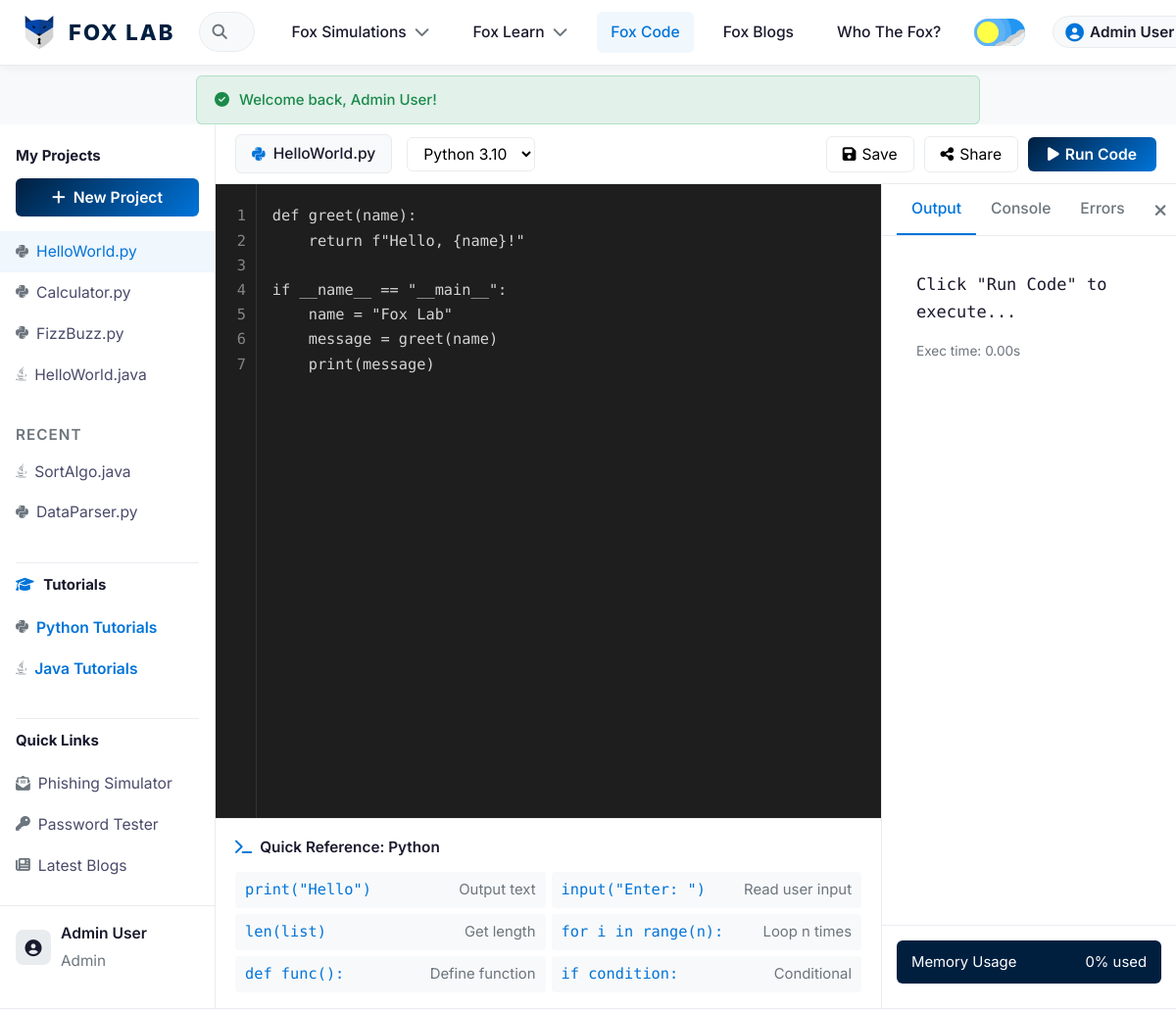
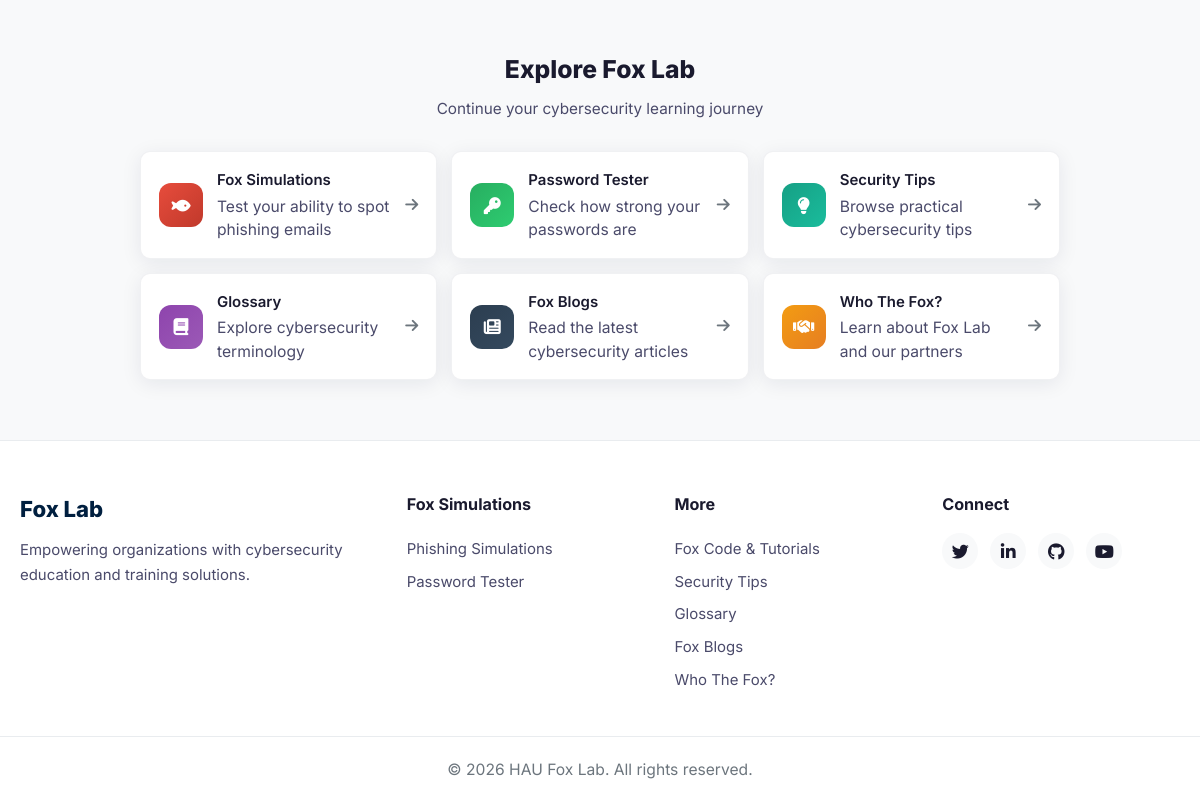
Page /pages/compiler.php (signed in) on the committed database (2 pictures, top to bottom).
### tables this page shows
CREATE TABLE IF NOT EXISTS users (
    id          INT AUTO_INCREMENT PRIMARY KEY,
    full_name   VARCHAR(200) NOT NULL,
    email       VARCHAR(255) NOT NULL UNIQUE,
    password    VARCHAR(255) NOT NULL,
    role        ENUM('student','admin') DEFAULT 'student',
    avatar_url  VARCHAR(500) DEFAULT NULL,
    created_at  TIMESTAMP DEFAULT CURRENT_TIMESTAMP,
    updated_at  TIMESTAMP DEFAULT CURRENT_TIMESTAMP ON UPDATE CURRENT_TIMESTAMP
);

CREATE TABLE IF NOT EXISTS projects (
    id          INT AUTO_INCREMENT PRIMARY KEY,
    user_id     INT DEFAULT NULL,
    filename    VARCHAR(255) NOT NULL,
    language    VARCHAR(50) DEFAULT 'python',
    language_id INT DEFAULT NULL,
    code        LONGTEXT,
    is_recent   TINYINT(1) DEFAULT 0,
    created_at  TIMESTAMP DEFAULT CURRENT_TIMESTAMP,
    updated_at  TIMESTAMP DEFAULT CURRENT_TIMESTAMP ON UPDATE CURRENT_TIMESTAMP,
    FOREIGN KEY (user_id) REFERENCES users(id) ON DELETE SET NULL
);

CREATE TABLE IF NOT EXISTS quick_refs (
    id            INT AUTO_INCREMENT PRIMARY KEY,
    lang_slug     VARCHAR(50) NOT NULL,
    language_id   INT DEFAULT NULL,
    command       VARCHAR(255) NOT NULL,
    description   VARCHAR(255) NOT NULL,
    display_order INT DEFAULT 0,
    FOREIGN KEY (language_id) REFERENCES languages(id) ON DELETE CASCADE
);

### config/db.php (called while the page is built, shortened)
<?php
function getDBConnection(): PDO {
    static $pdo = null;
    if ($pdo === null) {
        $dsn = "mysql:host=" . DB_HOST . ";dbname=" . DB_NAME . ";charset=" . DB_CHARSET;
        $options = [
            PDO::ATTR_ERRMODE            => PDO::ERRMODE_EXCEPTION,
            PDO::ATTR_DEFAULT_FETCH_MODE => PDO::FETCH_ASSOC,
            PDO::ATTR_EMULATE_PREPARES   => false,
        ];
        try {
            $pdo = new PDO($dsn, DB_USER, DB_PASS, $options);
        } catch (PDOException $e) {
            die("Database connection failed: " . $e->getMessage());
        }
    }
    return $pdo;
}
function e(?string $str): string {
    return htmlspecialchars($str ?? '', ENT_QUOTES, 'UTF-8');
}
function isLoggedIn(): bool {
    return isset($_SESSION['user_id']) && $_SESSION['user_id'] > 0;
}
function currentUser(): ?array {
    static $user = null;
    static $fetched = false;
    if (!$fetched) {
        $fetched = true;
        if (isLoggedIn()) {
            $pdo = getDBConnection();
            $stmt = $pdo->prepare("SELECT id, full_name, email, role, avatar_url, created_at FROM users WHERE id = :id LIMIT 1");
            $stmt->execute([':id' => $_SESSION['user_id']]);
            $result = $stmt->fetch();
            $user = $result ?: null;
        }
    }
    return $user;
}
function isAdmin(): bool {
    $user = currentUser();
    return $user !== null && ($user['role'] ?? '') === 'admin';
}
function getFlash(): ?array {
    if (isset($_SESSION['flash'])) {
        $flash = $_SESSION['flash'];
        return $flash;
    }
    return null;
}

### pages/compiler.php (the view, shortened to what this page needs)
<?php
require_once __DIR__ . '/../config/db.php';
$pdo = getDBConnection();
$user = currentUser();
$userId = $_SESSION['user_id'];
$stmtProjects = $pdo->prepare("SELECT id, filename, language, is_recent FROM projects WHERE user_id = :uid OR user_id IS NULL ORDER BY is_recent ASC, updated_at DESC");
$stmtProjects->execute([':uid' => $userId]);
$projects = $stmtProjects->fetchAll();
$currentProject = null;
if (isset($_GET['id'])) {
    $stmtCurrent = $pdo->prepare("SELECT * FROM projects WHERE id = :id AND (user_id = :uid OR user_id IS NULL) LIMIT 1");
    $stmtCurrent->execute([':id' => (int)$_GET['id'], ':uid' => $userId]);
    $currentProject = $stmtCurrent->fetch();
} elseif (!empty($projects)) {
    $stmtCurrent = $pdo->prepare("SELECT * FROM projects WHERE id = :id LIMIT 1");
    $stmtCurrent->execute([':id' => $projects[0]['id']]);
    $currentProject = $stmtCurrent->fetch();
}
$stmtLang = $pdo->query("SELECT slug, label, icon FROM languages ORDER BY id ASC");
$langRows = $stmtLang->fetchAll();
$langIcons = [];
$langVersions = [];
foreach ($langRows as $lr) {
    $langIcons[$lr['slug']] = $lr['icon'];
    $langVersions[$lr['slug']] = $lr['label'];
}
include __DIR__ . '/../includes/header.php';
?>
<div class="compiler-layout">
    <aside class="compiler-sidebar">
        <h3>My Projects</h3>
        <button class="new-project-btn" onclick="document.getElementById('newProjectModal').style.display='flex'">
            <i class="fas fa-plus"></i> New Project
        </button>
        <ul class="project-list">
            <?php
            $mainProjects = array_filter($projects, fn($p) => !$p['is_recent']);
            $recentProjects = array_filter($projects, fn($p) => $p['is_recent']);
            foreach ($mainProjects as $p):
                $icon = $langIcons[$p['language']] ?? 'fas fa-file-code';
                $isActive = ($currentProject && $currentProject['id'] == $p['id']);
            ?>
            <li class="<?php echo $isActive ? 'active' : ''; ?>" onclick="window.location='compiler.php?id=<?php echo $p['id']; ?>'">
                <i class="<?php echo $icon; ?>"></i>
                <?php echo e($p['filename']); ?>
            </li>
            <?php endforeach; ?>
        </ul>
        <?php if (!empty($recentProjects)): ?>
        <span class="sidebar-section-label">Recent</span>
        <ul class="project-list">
            <?php foreach ($recentProjects as $p):
                $icon = $langIcons[$p['language']] ?? 'fas fa-file-code';
            ?>
            <li onclick="window.location='compiler.php?id=<?php echo $p['id']; ?>'">
                <i class="<?php echo $icon; ?>"></i>
                <?php echo e($p['filename']); ?>
            </li>
            <?php endforeach; ?>
        </ul>
        <?php endif; ?>
        <hr class="sidebar-divider">
        <h3><i class="fas fa-graduation-cap" style="margin-right:6px;color:var(--accent);"></i> Tutorials</h3>
        <ul class="project-list tutorial-list">
            <li class="tutorial-toggle" onclick="showTutorial('python')"><i class="fab fa-python"></i> Python Tutorials</li>
            <li class="tutorial-toggle" onclick="showTutorial('java')"><i class="fab fa-java"></i> Java Tutorials</li>
        </ul>
        <hr class="sidebar-divider">
        <h3>Quick Links</h3>
        <ul class="project-list">
            <li onclick="window.location='phishing.php'"><i class="fas fa-envelope-open-text"></i> Phishing Simulator</li>
            <li onclick="window.location='checker.php'"><i class="fas fa-key"></i> Password Tester</li>
            <li onclick="window.location='blog.php'"><i class="fas fa-newspaper"></i> Latest Blogs</li>
        </ul>
        <div class="sidebar-user">
            <div class="sidebar-user-avatar">
                <i class="fas fa-user-circle"></i>
            </div>
            <div class="sidebar-user-info">
                <span><?php echo e($user['full_name']); ?></span>
                <small><?php echo e(ucfirst($user['role'] ?? 'Student')); ?></small>
            </div>
        </div>
    </aside>
    <div class="compiler-main">
        <div class="compiler-toolbar">
            <div class="compiler-toolbar-left">
                <div class="file-tab">
                    <i class="<?php echo $langIcons[$currentProject['language'] ?? 'python'] ?? 'fas fa-file-code'; ?>"></i>
                    <span id="currentFileName"><?php echo e($currentProject['filename'] ?? 'Untitled.py'); ?></span>
                </div>
                <select class="lang-select" id="languageSelect">
                    <?php foreach ($langVersions as $key => $label): ?>
                    <option value="<?php echo $key; ?>" <?php echo (($currentProject['language'] ?? 'python') === $key) ? 'selected' : ''; ?>>
                        <?php echo $label; ?>
                    </option>
                    <?php endforeach; ?>
                </select>
            </div>
            <div class="compiler-toolbar-right">
                <form method="POST" action="compiler.php" id="saveForm" style="display:inline;">
                    <button type="submit" class="btn-save" onclick="document.getElementById('saveCode').value=document.getElementById('codeEditor').value;document.getElementById('saveLanguage').value=document.getElementById('languageSelect').value;">
                        <i class="fas fa-save"></i> Save
                    </button>
                </form>
                <button class="btn-share"><i class="fas fa-share-alt"></i> Share</button>
                <button class="btn-run" id="runBtn" onclick="runCode()">
                    <i class="fas fa-play"></i> Run Code
                </button>
            </div>
        </div>
        <div class="compiler-body">
            <div class="code-editor-wrap">
                <div class="code-editor">
                    <pre id="lineNumbers" class="line-numbers">1</pre>
                    <textarea id="codeEditor" spellcheck="false" placeholder="// Write your code here..." oninput="if(typeof updateLineNumbers==='function')updateLineNumbers()" onscroll="if(typeof syncScroll==='function')syncScroll()"><?php echo e($currentProject['code'] ?? '# Write your code here\nprint("Hello, World!")'); ?></textarea>
                </div>
                <div class="code-course-section" id="quickRefSection">
                    <h3><i class="fas fa-terminal" style="margin-right:8px;color:var(--accent);"></i>Quick Reference: <?php echo ucfirst($currentProject['language'] ?? 'Python'); ?></h3>
                    <div class="quick-ref-list">
                        <?php
                        $lang = $currentProject['language'] ?? 'python';
                        $stmtQR = $pdo->prepare("SELECT qr.command, qr.description FROM quick_refs qr JOIN languages l ON qr.language_id = l.id WHERE l.slug = :lang ORDER BY qr.display_order ASC");
                        $stmtQR->execute([':lang' => $lang]);
                        $cmds = $stmtQR->fetchAll();
                        foreach ($cmds as $qr): $cmd = $qr['command']; $desc = $qr['description']; ?>
                        <div class="quick-ref-item">
                            <code><?php echo $cmd; ?></code>
                            <span><?php echo e($desc); ?></span>
                        </div>
                        <?php endforeach; ?>
                    </div>
                </div>
            </div>
            <div class="output-panel">
                <div class="output-tabs">
                    <span class="output-tab active" data-tab="output">Output</span>
                    <span class="output-tab" data-tab="console">Console</span>
                    <span class="output-tab" data-tab="errors">Errors</span>
                    <span class="output-close"><i class="fas fa-times"></i></span>
                </div>
                <div class="output-content" id="outputContent">
                    <div class="output-panel-tab active" id="outputPanel">
                        <div id="outputArea" style="font-family:'Fira Code',monospace;padding:15px;">Click "Run Code" to execute...</div>
                    </div>
                    <p class="exec-time" style="padding:0 15px;font-size:0.8rem;color:var(--text-muted);">Exec time: <span id="execTime">0.00s</span></p>
                </div>
                <div class="memory-usage">
                    <div class="memory-bar">
                        <span>Memory Usage</span>
                        <span id="memoryText">0% used</span>
                    </div>
                    <div class="memory-bar-track"><div class="memory-bar-fill" id="memoryBar" style="width:0%"></div></div>
                </div>
            </div>
        </div>
    </div>
</div>
<?php $excludePage = 'compiler'; include __DIR__ . '/../includes/recommended.php'; ?>
<?php include __DIR__ . '/../includes/footer.php'; ?>

### includes/header.php (shortened to what this page needs)
<?php
$isSubPage = (basename(dirname($_SERVER['SCRIPT_FILENAME'])) === 'pages');
$basePath = $isSubPage ? '../' : '';
$pagesPath = $isSubPage ? '' : 'pages/';
$homePath = $isSubPage ? '../index.php' : 'index.php';
$currentPage = basename($_SERVER['SCRIPT_NAME'], '.php');
$_currentUser = currentUser();
$_flash = getFlash();
?>
<!DOCTYPE html>
<html lang="en">
<head>
    <link rel="stylesheet" href="https://cdnjs.cloudflare.com/ajax/libs/font-awesome/6.5.1/css/all.min.css">
    <link rel="stylesheet" href="<?php echo $basePath; ?>assets/css/style.css">
</head>
<body>
    <header class="header">
        <div class="header-inner">
            <a href="<?php echo $homePath; ?>" class="logo">
                <img src="<?php echo $basePath; ?>IMGS/LOGO/logo.png" alt="Fox Lab Logo">
                <span class="logo-text">Fox Lab</span>
            </a>
            <div class="search-bar">
                <i class="fas fa-search search-icon"></i>
                <input type="text" placeholder="Search Cybersecurity Terms..." id="globalSearch" autocomplete="off">
            </div>
            <nav class="main-nav" id="mainNav">
                <div class="nav-dropdown <?php echo in_array($currentPage, ['phishing', 'checker']) ? 'active' : ''; ?>" id="securitySimDropdown">
                    <button class="nav-dropdown-toggle" type="button" id="securitySimToggle" aria-expanded="false">
                        <span>Fox Simulations</span>
                        <i class="fas fa-chevron-down"></i>
                    </button>
                </div>
                <div class="nav-dropdown <?php echo in_array($currentPage, ['tips', 'terms']) ? 'active' : ''; ?>" id="learnDropdown">
                    <button class="nav-dropdown-toggle" type="button" id="learnToggle" aria-expanded="false">
                        <span>Fox Learn</span>
                        <i class="fas fa-chevron-down"></i>
                    </button>
                </div>
                <a href="<?php echo $pagesPath; ?>compiler.php" class="<?php echo $currentPage === 'compiler' ? 'active' : ''; ?>">Fox Code</a>
                <a href="<?php echo $pagesPath; ?>blog.php" class="<?php echo $currentPage === 'blog' ? 'active' : ''; ?>">Fox Blogs</a>
                <a href="<?php echo $pagesPath; ?>partners.php" class="<?php echo $currentPage === 'partners' ? 'active' : ''; ?>">Who The Fox?</a>
                <label class="switch" title="Toggle Dark Mode">
                    <div class="slider round">
                        <div class="sun-moon">
                            <svg id="light-ray-1" class="light-ray" viewBox="0 0 100 100"><circle cx="50" cy="50" r="50"></circle></svg>
                            <svg id="light-ray-2" class="light-ray" viewBox="0 0 100 100"><circle cx="50" cy="50" r="50"></circle></svg>
                            <svg id="light-ray-3" class="light-ray" viewBox="0 0 100 100"><circle cx="50" cy="50" r="50"></circle></svg>
                            <svg id="cloud-1" class="cloud-dark" viewBox="0 0 100 100"><circle cx="50" cy="50" r="50"></circle></svg>
                            <svg id="cloud-2" class="cloud-dark" viewBox="0 0 100 100"><circle cx="50" cy="50" r="50"></circle></svg>
                            <svg id="cloud-3" class="cloud-dark" viewBox="0 0 100 100"><circle cx="50" cy="50" r="50"></circle></svg>
                            <svg id="cloud-4" class="cloud-light" viewBox="0 0 100 100"><circle cx="50" cy="50" r="50"></circle></svg>
                            <svg id="cloud-5" class="cloud-light" viewBox="0 0 100 100"><circle cx="50" cy="50" r="50"></circle></svg>
                            <svg id="cloud-6" class="cloud-light" viewBox="0 0 100 100"><circle cx="50" cy="50" r="50"></circle></svg>
                        </div>
                    </div>
                </label>
                <?php if (isLoggedIn() && $_currentUser): ?>
                <div class="user-menu">
                    <button class="user-menu-btn" id="userMenuBtn">
                        <i class="fas fa-user-circle"></i>
                        <span><?php echo e($_currentUser['full_name']); ?></span>
                    </button>
                </div>
                <?php else: ?>
                <a href="<?php echo $pagesPath; ?>login.php" class="btn-login">Login</a>
                <?php endif; ?>
            </nav>
        </div>
    </header>
    <?php if ($_flash): ?>
    <div class="flash-message flash-<?php echo e($_flash['type']); ?>" style="margin:0 auto;max-width:800px;margin-top:10px;">
        <i class="fas fa-<?php echo $_flash['type'] === 'success' ? 'check-circle' : 'exclamation-circle'; ?>"></i>
        <?php echo e($_flash['message']); ?>
    </div>
    <?php endif; ?>
    <main>

### rows in the picture
users: full_name "Admin User", role "Admin"
projects: filename "HelloWorld.py", language "Python 3.10", code "def greet(name): return f\"Hello, {name}!\" if __name__ == \"__main__\": name = \"Fox Lab\" message = greet(name) print(message)", language "Python"
projects: filename "Calculator.py"
projects: filename "FizzBuzz.py"
projects: filename "HelloWorld.java"
projects: filename "SortAlgo.java"
projects: filename "DataParser.py"
quick_refs: command "print(\"Hello\")", description "Output text"
quick_refs: command "input(\"Enter: \")", description "Read user input"
quick_refs: command "len(list)", description "Get length"
quick_refs: command "for i in range(n):", description "Loop n times"
quick_refs: command "def func():", description "Define function"
quick_refs: command "if condition:", description "Conditional"

### other values in the picture
$_flash['message'] "Welcome back, Admin User!"
$rec['title'] "Fox Simulations"
$rec['desc'] "Test your ability to spot phishing emails"
$rec['title'] "Password Tester"
$rec['desc'] "Check how strong your passwords are"
$rec['title'] "Security Tips"
$rec['desc'] "Browse practical cybersecurity tips"
$rec['title'] "Glossary"
$rec['desc'] "Explore cybersecurity terminology"
$rec['title'] "Fox Blogs"
$rec['desc'] "Read the latest cybersecurity articles"
$rec['title'] "Who The Fox?"
$rec['desc'] "Learn about Fox Lab and our partners"
